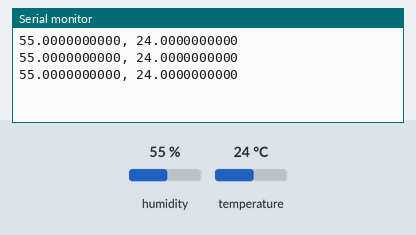
Simulated run of this sketch. Board: Arduino Uno, built with avr-gcc and run on an emulated ATmega328P. Parts: the last lines printed to the serial monitor. Inputs (shaded band) come from the test bench; at power-on: humidity 55 %, temperature 24 °C.

Above: at 2.8 s.
2.9 s: humidity set to 22 %
At 4.8 s:
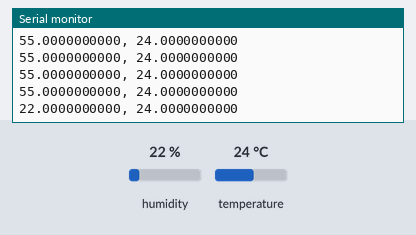
5.6 s: temperature set to 12 °C
At 6.8 s:
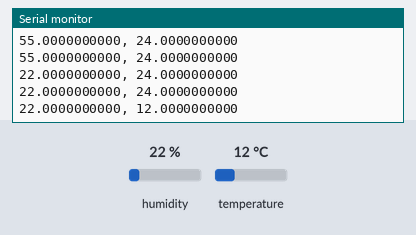
8.3 s: humidity set to 40 %
At 9.8 s:
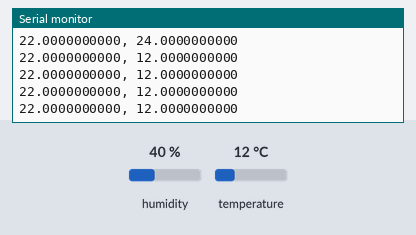
Timing chart, 0 to 11.3 s (numbered marks = the images above; inputs shaded):
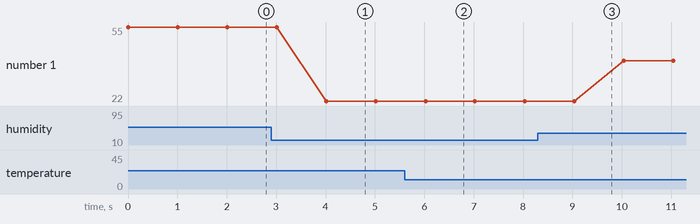

The sketch:

DHT22.ino
```cpp
#include <DHT.h>;

#define DHTPIN 7
#define DHTTYPE DHT22
DHT dht(DHTPIN, DHTTYPE);


int chk;
float hum;
float temp;

void setup()
{
  Serial.begin(9600);
  dht.begin();
}

void loop()
{
    hum = dht.readHumidity();
    temp= dht.readTemperature();
    Serial.println(String(hum, DEC) + ", " + String(temp, DEC));
    delay(1000);
}
```

Measured:
- after the input at 2.9 s, the serial monitor: prints a new line after 1.1 s (image 1)
- after the input at 5.6 s, the serial monitor: prints a new line after 0.43 s (image 2)
- plotted number 1: 55 → 22 after the input at 2.9 s, 22 → 40 after the input at 8.3 s
